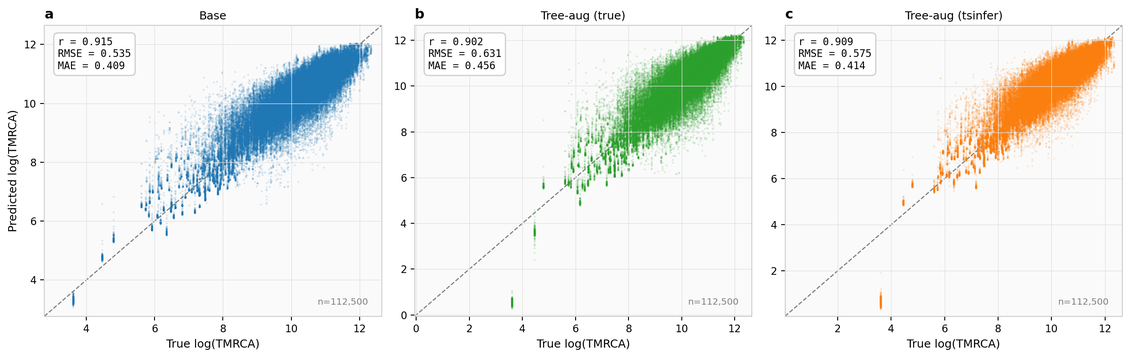
#> input picture legacy_experiment4/paper_figures/fig2_scatter.png, 1130 x 358 px, shrunk from 2501 x 792 before the run, found by its file name
$ python crop_figures_2x2.py
#> lines starting #> are read from the running program, lines starting #| are printed output that depends on the picture
#!/usr/bin/env python3
"""Crop fig2_scatter (1x3) and fig3_tmrca_genome (3x1) into panels for 2x2 LaTeX layout.

Outputs to experiment/paper_figures/:
  fig2_scatter_a.png, fig2_scatter_b.png, fig2_scatter_c.png  (from fig2_scatter.png)
  fig3_genome_a.png, fig3_genome_b.png, fig3_genome_c.png     (from fig3_tmrca_genome.png)

Panel (d) for both figures is scatter_anogam.png and genome_anogam.png from
experiment_mossies/paper_figures/ (included directly in LaTeX).

Run from repo root:
  python experiment4/crop_figures_2x2.py
"""
from pathlib import Path

try:
    from PIL import Image
except ImportError:
    raise SystemExit("pip install Pillow")

REPO = Path(__file__).resolve().parent.parent
SRC = REPO / "experiment" / "paper_figures"
OUT = SRC  # write panels next to originals
MOSQUITO = REPO / "experiment_mossies" / "paper_figures"


def main():
    OUT.mkdir(parents=True, exist_ok=True)

    # Figure 2: 1 row x 3 columns -> 3 panels (a,b,c). d = scatter_anogam (used as-is).
    fig2 = SRC / "fig2_scatter.png"
    if fig2.exists():
        im = Image.open(fig2)
#> im is the input picture: PIL image 1130x358 RGBA; mean R, G, B, A 238.4, 240.6, 237.7, 255
        w, h = im.size
#> w = 1130; h = 358
        third = w // 3
#> third = 376
        for i, name in enumerate(["fig2_scatter_a", "fig2_scatter_b", "fig2_scatter_c"]):
            box = (i * third, 0, (i + 1) * third, h)
            im.crop(box).save(OUT / f"{name}.png", "PNG")
#> this loop made 3 passes
#> pass 1, in main, `im.crop(box).save(OUT / f"{name}.png", "PNG")`:
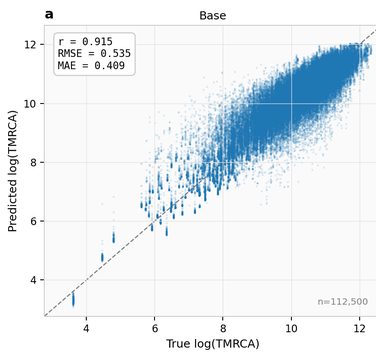
#> saved as fig2_scatter_a.png: PIL image 376x358 RGBA; mean R, G, B, A 231.8, 238.2, 242.7, 255
#> pass 2, in main, `im.crop(box).save(OUT / f"{name}.png", "PNG")`:
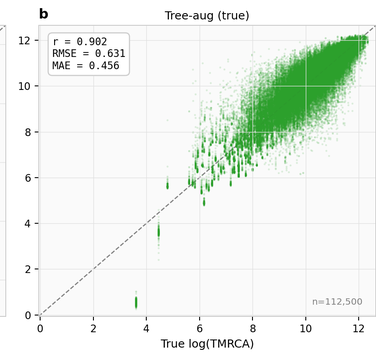
#> saved as fig2_scatter_b.png: PIL image 376x358 RGBA; mean R, G, B, A 235.4, 242.2, 235.4, 255
        print(f"  Cropped {fig2.name} -> fig2_scatter_a/b/c.png")
    else:
        print(f"  Skip (missing): {fig2}")

    # Figure 3: 3 rows x 1 column -> 3 panels (a,b,c). d = genome_anogam (used as-is).
    fig3 = SRC / "fig3_tmrca_genome.png"
    if fig3.exists():
        im = Image.open(fig3)
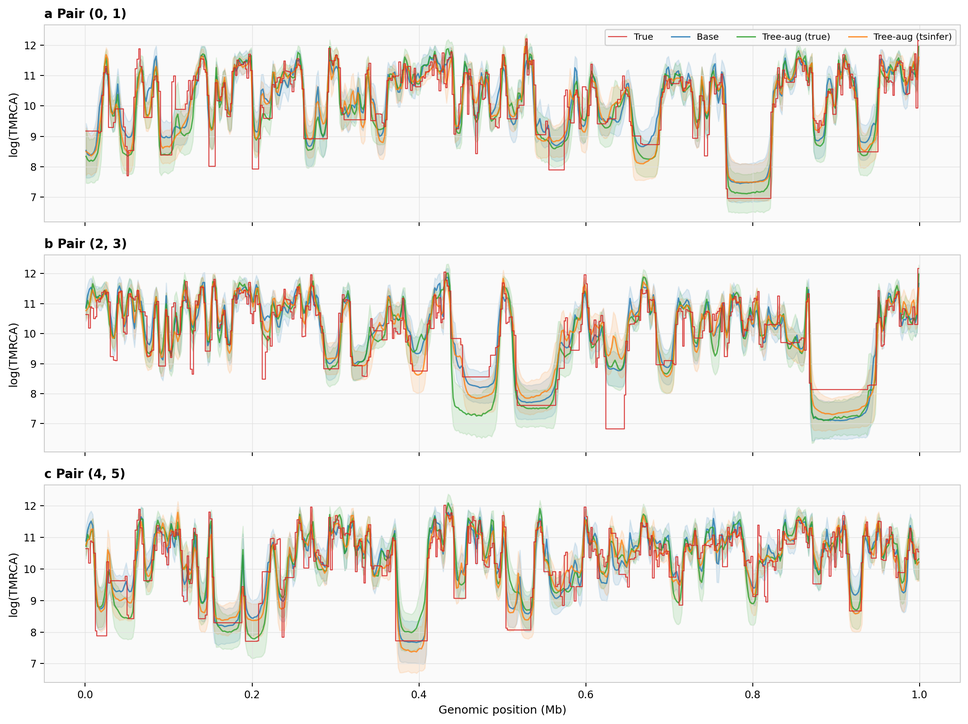
#> input picture legacy_experiment4/paper_figures/fig3_tmrca_genome.png, 968 x 724 px, shrunk from 2141 x 1602 before the run, found by its file name
#> im is the input picture: PIL image 968x724 RGBA; mean R, G, B, A 239.8, 236.9, 232.7, 255
        w, h = im.size
#> w = 968; h = 724
        third = h // 3
#> third = 241
        for i, name in enumerate(["fig3_genome_a", "fig3_genome_b", "fig3_genome_c"]):
            box = (0, i * third, w, (i + 1) * third)
            im.crop(box).save(OUT / f"{name}.png", "PNG")
#> this loop made 3 passes
#> pass 1, in main, `im.crop(box).save(OUT / f"{name}.png", "PNG")`:
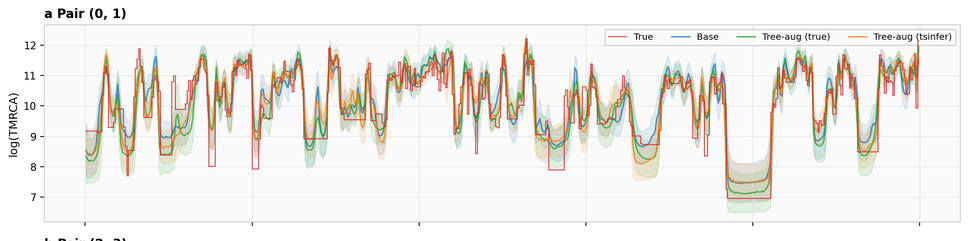
#> saved as fig3_genome_a.png: PIL image 968x241 RGBA; mean R, G, B, A 239.6, 236.7, 232.4, 255
#> pass 2, in main, `im.crop(box).save(OUT / f"{name}.png", "PNG")`:
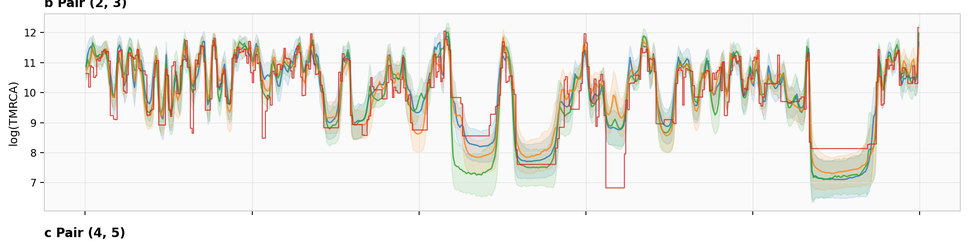
#> saved as fig3_genome_b.png: PIL image 968x241 RGBA; mean R, G, B, A 240.2, 237.5, 233.4, 255
        print(f"  Cropped {fig3.name} -> fig3_genome_a/b/c.png")
    else:
        print(f"  Skip (missing): {fig3}")

    # Figure S2 (residuals): 3 rows -> 3 panels (a,b,c). d = residuals_anogam (used as-is).
    figs2 = SRC / "figS2_residuals.png"
    if figs2.exists():
        im = Image.open(figs2)
        w, h = im.size
        third = h // 3
        for i, name in enumerate(["figS2_residuals_a", "figS2_residuals_b", "figS2_residuals_c"]):
            box = (0, i * third, w, (i + 1) * third)
            im.crop(box).save(OUT / f"{name}.png", "PNG")
        print(f"  Cropped {figs2.name} -> figS2_residuals_a/b/c.png")
    else:
        print(f"  Skip (missing): {figs2}")

    print("  Panel (d) for Fig 2: experiment_mossies/paper_figures/scatter_anogam.png")
    print("  Panel (d) for Fig 3: experiment_mossies/paper_figures/genome_anogam.png")
    print("  Panel (d) for Fig S2: experiment_mossies/paper_figures/residuals_anogam.png")


if __name__ == "__main__":
    main()
